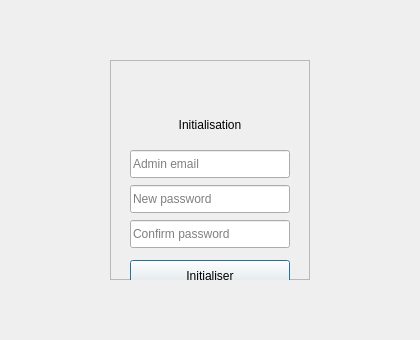
<?xml version="1.0" encoding="UTF-8"?>
<ui version="4.0">
 <class>InitDialog</class>
 <widget class="QDialog" name="InitDialog">
  <property name="geometry">
   <rect>
    <x>0</x>
    <y>0</y>
    <width>420</width>
    <height>340</height>
   </rect>
  </property>
  <property name="windowTitle">
   <string>Initialisation</string>
  </property>
  <widget class="QWidget" name="backgroundWidget">
   <property name="geometry">
    <rect>
     <x>0</x>
     <y>0</y>
     <width>420</width>
     <height>340</height>
    </rect>
   </property>
   <widget class="QFrame" name="cardFrame">
    <property name="geometry">
     <rect>
      <x>110</x>
      <y>60</y>
      <width>200</width>
      <height>220</height>
     </rect>
    </property>
    <property name="frameShape">
     <enum>QFrame::StyledPanel</enum>
    </property>
    <property name="frameShadow">
     <enum>QFrame::Raised</enum>
    </property>
    <widget class="QLabel" name="logoLabel">
     <property name="geometry">
      <rect>
       <x>80</x>
       <y>10</y>
       <width>40</width>
       <height>40</height>
      </rect>
     </property>
     <property name="text">
      <string/>
     </property>
    </widget>
    <widget class="QLabel" name="titleLabel">
     <property name="geometry">
      <rect>
       <x>20</x>
       <y>50</y>
       <width>160</width>
       <height>30</height>
      </rect>
     </property>
     <property name="text">
      <string>Initialisation</string>
     </property>
     <property name="alignment">
      <set>Qt::AlignCenter</set>
     </property>
    </widget>
    <widget class="QLineEdit" name="emailEdit">
     <property name="geometry">
      <rect>
       <x>20</x>
       <y>90</y>
       <width>160</width>
       <height>28</height>
      </rect>
     </property>
     <property name="placeholderText">
      <string>Admin email</string>
     </property>
    </widget>
    <widget class="QLineEdit" name="passwordEdit">
     <property name="geometry">
      <rect>
       <x>20</x>
       <y>125</y>
       <width>160</width>
       <height>28</height>
      </rect>
     </property>
     <property name="echoMode">
      <enum>QLineEdit::Password</enum>
     </property>
     <property name="placeholderText">
      <string>New password</string>
     </property>
    </widget>
    <widget class="QLineEdit" name="passwordEdit2">
     <property name="geometry">
      <rect>
       <x>20</x>
       <y>160</y>
       <width>160</width>
       <height>28</height>
      </rect>
     </property>
     <property name="echoMode">
      <enum>QLineEdit::Password</enum>
     </property>
     <property name="placeholderText">
      <string>Confirm password</string>
     </property>
    </widget>
    <widget class="QPushButton" name="initButton">
     <property name="geometry">
      <rect>
       <x>20</x>
       <y>200</y>
       <width>160</width>
       <height>32</height>
      </rect>
     </property>
     <property name="text">
      <string>Initialiser</string>
     </property>
    </widget>
   </widget>
  </widget>
 </widget>
 <resources/>
 <connections/>
</ui>
